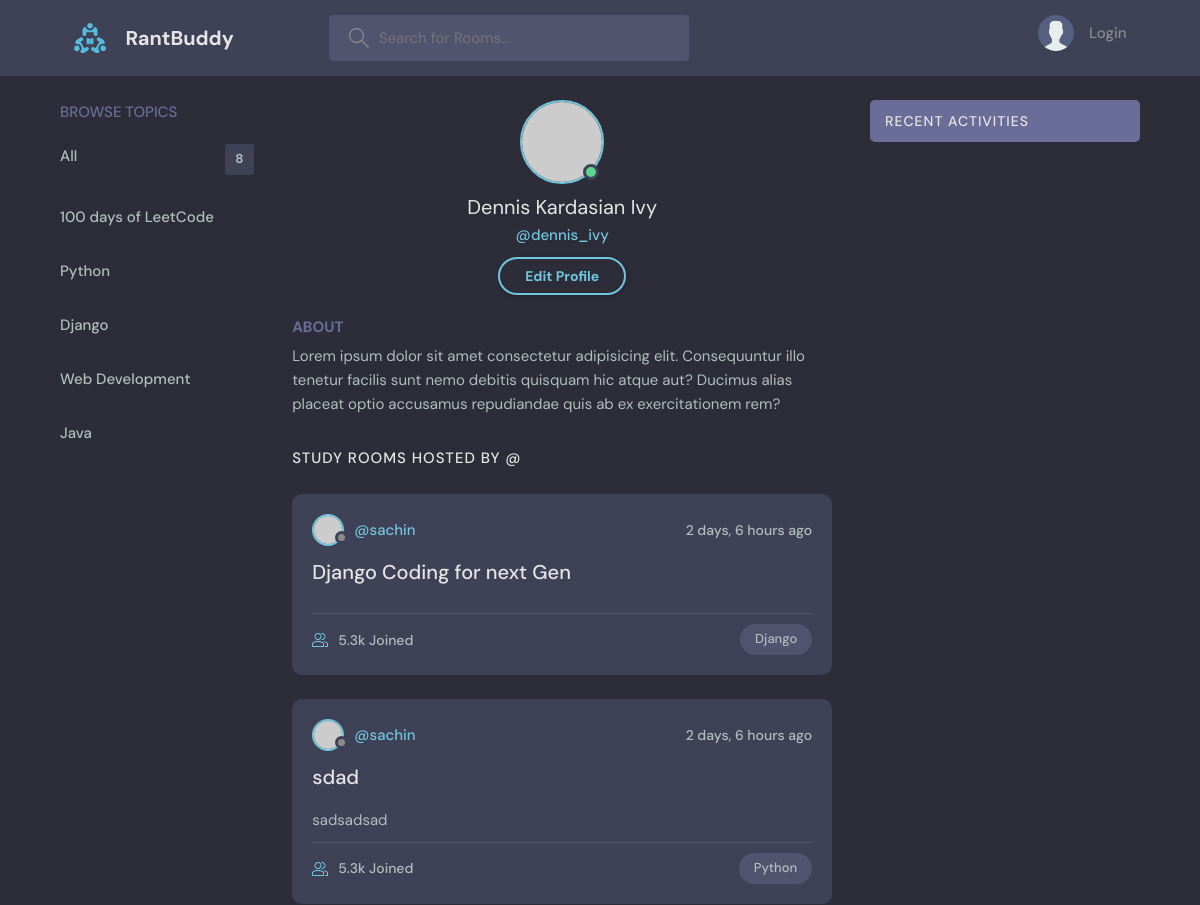
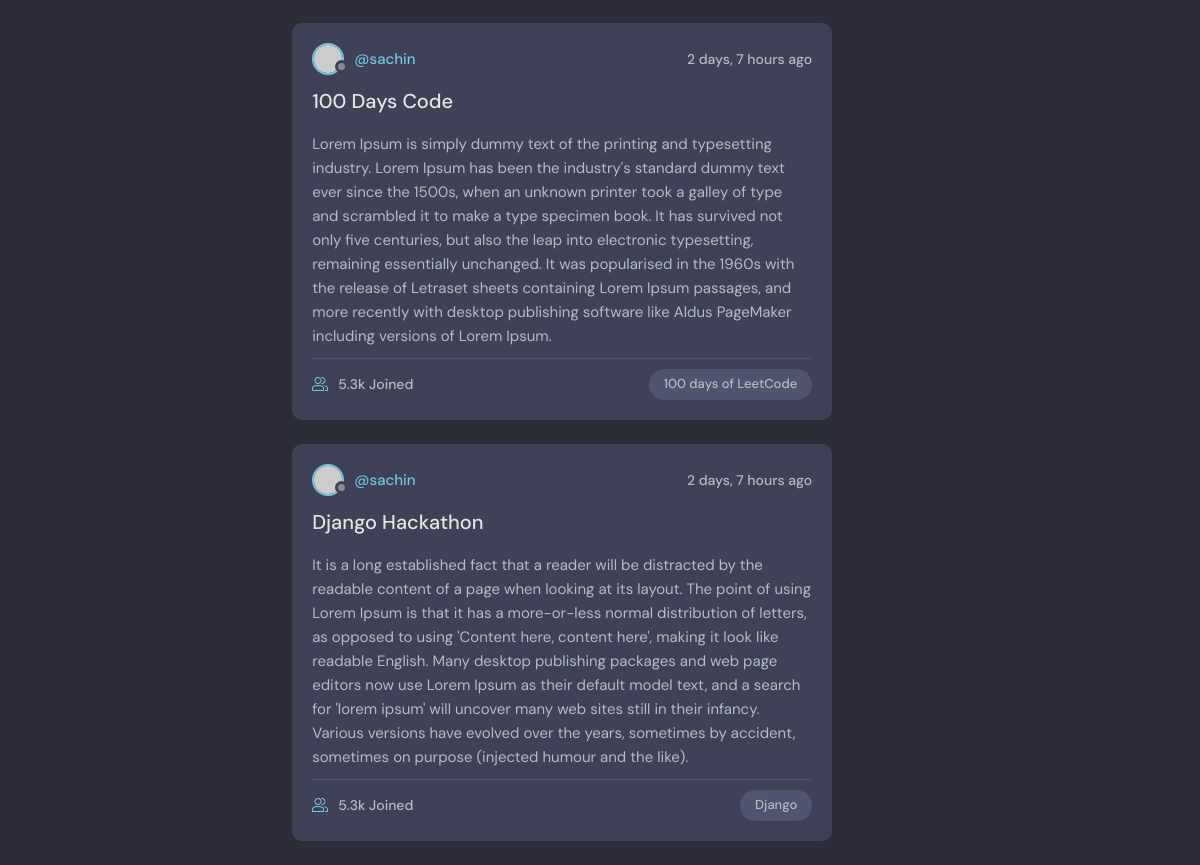
The page /user/1 on the database as committed earlier (2 pictures, top to bottom).
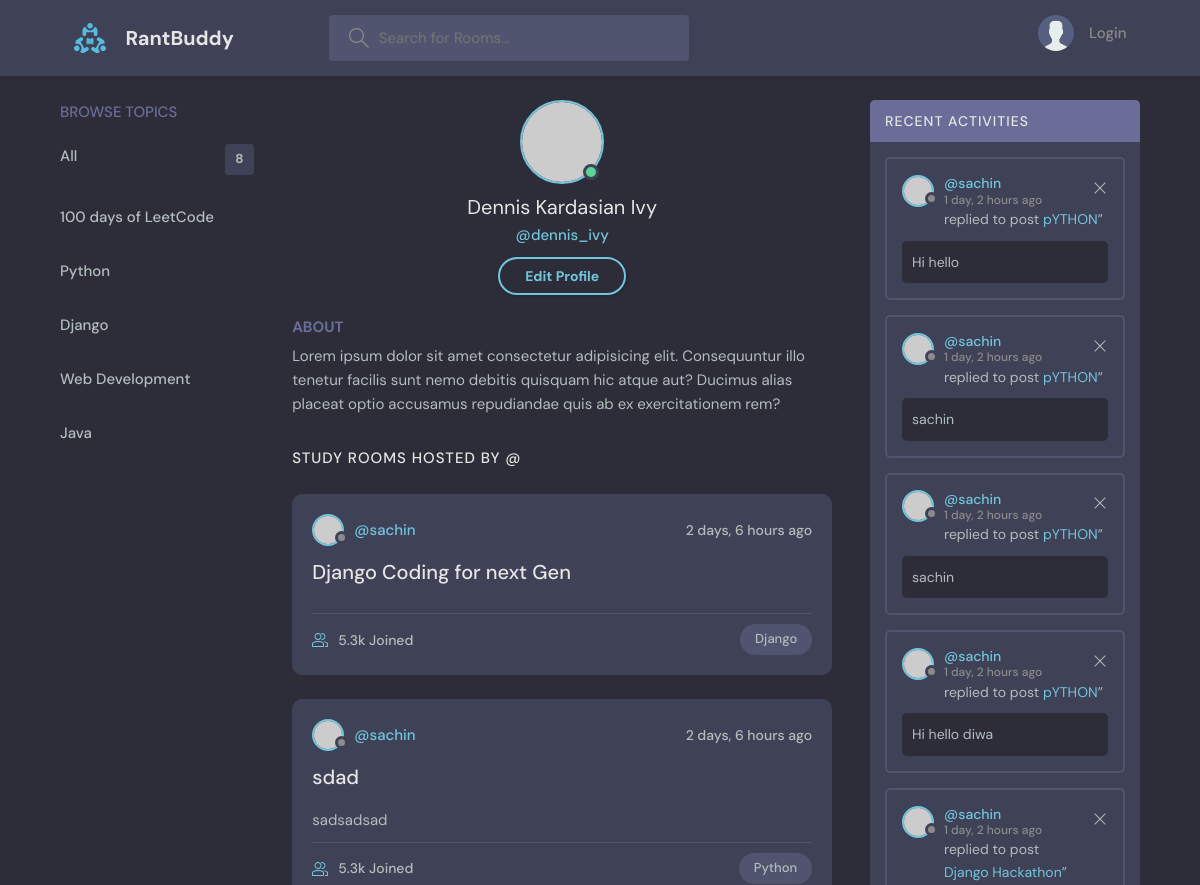
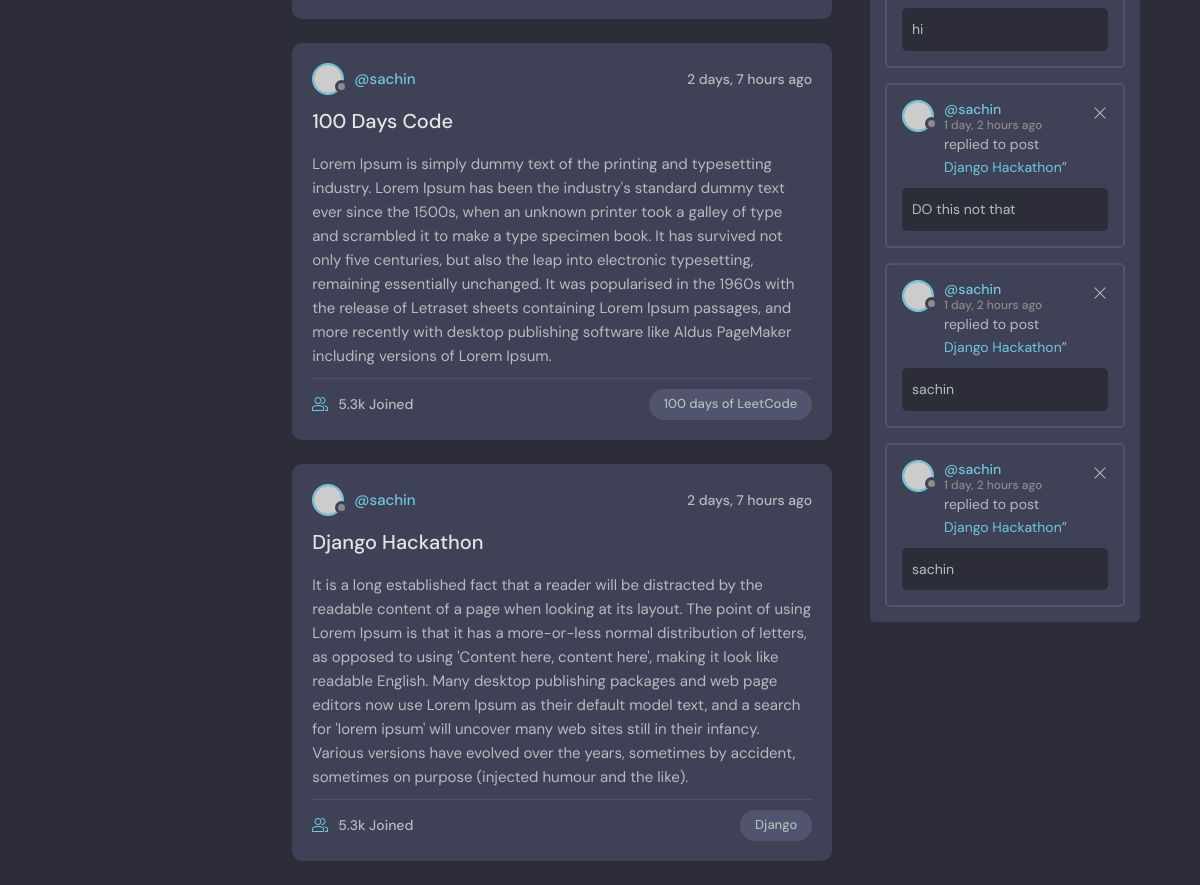
The same page on the database as committed later (2 pictures, top to bottom).
### firstApp/models.py (models this page shows, shortened)
class Topic(models.Model):
    name=models.CharField(max_length=200)
    def __str__(self):
        return self.name

class Room(models.Model):
    host=models.ForeignKey(User,on_delete=models.SET_NULL,null=True)
    topic= models.ForeignKey(Topic,on_delete=models.SET_NULL,null=True)
    name=models.CharField(max_length=200)
    description=models.TextField(null=True,blank=True)
    participants=models.ManyToManyField(User,related_name="participants")
    updated = models.DateTimeField(auto_now=True)
    created= models.DateTimeField(auto_now_add=True)
    class Meta:
        ordering=['-updated','-created']
    def __str__(self):
        return self.name

class Message(models.Model):
    user=models.ForeignKey(User, on_delete=models.CASCADE)
    room=models.ForeignKey(Room, on_delete=models.CASCADE, related_name="messages")
    body=models.TextField()
    updated = models.DateTimeField(auto_now=True)
    created= models.DateTimeField(auto_now_add=True)

### firstApp/views.py (the view)
# urls.py: path("user/<str:pk>",user_profile,name="profile"),
def user_profile(request,pk):
    user=User.objects.get(id=pk)
    rooms=Room.objects.filter(host=user)
    room_counts=rooms.count()
    topics=Topic.objects.all()
    messages=Message.objects.filter(user=user).order_by('-created','-updated')[:8]
    context={"rooms":rooms,"topics":topics,"messages":messages,"room_counts":room_counts}
    return render(request,'firstApp/user_profile.html',context=context)

### firstApp/templates/firstApp/user_profile.html
{% extends 'main.html' %}
{% block content %}
<main class="layout layout--3">
      <div class="container">
        {% include 'firstApp/topic_component.html' %}
        <div class="roomList">
            <div class="profile">
              <div class="profile__avatar">
                <div class="avatar avatar--large active">
                  <img src="https://randomuser.me/api/portraits/men/11.jpg" />
                </div>
              </div>
              <div class="profile__info">
                <h3>Dennis Kardasian Ivy</h3>
                <p>@dennis_ivy</p>
                <a href="edit-user.html" class="btn btn--main btn--pill">Edit Profile</a>
              </div>
              <div class="profile__about">
                <h3>About</h3>
                <p>
                  Lorem ipsum dolor sit amet consectetur adipisicing elit. Consequuntur illo tenetur
                  facilis sunt nemo debitis quisquam hic atque aut? Ducimus alias placeat optio
                  accusamus repudiandae quis ab ex exercitationem rem?
                </p>
              </div>
            </div>
            <div class="roomList__header">
              <div>
                <h2>Study Rooms Hosted by @{{room.host.username}}</a>
                </h2>
              </div>
            </div>
            {% include 'firstApp/feed_component.html' %}
          </div>
        {% include 'firstApp/activity_component.html' %}
      </div>
</main>
{% endblock %}

### templates/main.html (shortened to what this page needs)
{% load static %}
<!DOCTYPE html>
<html lang="en">
  <head>
    <link rel="stylesheet" href="{% static 'css/style.css' %}" />
  </head>
  <body>
    <header class="header header--loggedIn">
      {% include 'navbar.html' %}
    </header>
    {% block content %}
    {% endblock %}
</body>
</html>

### templates/navbar.html (shortened to what this page needs)
{% load static %}
<div class="container">
    <a href="/" class="header__logo">
        <img src="{% static 'assets/logo.svg' %}" alt="Logo" />
        <h1>RantBuddy</h1>
    </a>
    <form class="header__search"  action="{% url 'home'  %}" method="GET">
      <label>
        <input type="text" name="q" placeholder="Search for Rooms...">
      </label>
    </form>
    <nav class="header__menu">
    {% if request.user.is_authenticated %}
      <div class="header__user">
        <a href="{% url 'profile' request.user.id  %}">
          <div class="avatar avatar--medium active">
            <img src="https://randomuser.me/api/portraits/men/37.jpg" />
          </div>
          <p>{{request.user.username}} <span>@{{request.user.username}}</span></p>
        </a>
        <button class="dropdown-button">
          <svg version="1.1" xmlns="http://www.w3.org/2000/svg" width="32" height="32" viewBox="0 0 32 32">
            <title>chevron-down</title>
            <path d="M16 21l-13-13h-3l16 16 16-16h-3l-13 13z"></path>
          </svg>
        </button>
      </div>
      <div class="dropdown-menu">
        <a href="settings.html" class="dropdown-link"
          ><svg version="1.1" xmlns="http://www.w3.org/2000/svg" width="32" height="32" viewBox="0 0 32 32">
            <title>tools</title>
            <path
              d="M27.465 32c-1.211 0-2.35-0.471-3.207-1.328l-9.392-9.391c-2.369 0.898-4.898 0.951-7.355 0.15-3.274-1.074-5.869-3.67-6.943-6.942-0.879-2.682-0.734-5.45 0.419-8.004 0.135-0.299 0.408-0.512 0.731-0.572 0.32-0.051 0.654 0.045 0.887 0.277l5.394 5.395 3.586-3.586-5.394-5.395c-0.232-0.232-0.336-0.564-0.276-0.887s0.272-0.596 0.572-0.732c2.552-1.152 5.318-1.295 8.001-0.418 3.274 1.074 5.869 3.67 6.943 6.942 0.806 2.457 0.752 4.987-0.15 7.358l9.392 9.391c0.844 0.842 1.328 2.012 1.328 3.207-0 2.5-2.034 4.535-4.535 4.535zM15.101 19.102c0.26 0 0.516 0.102 0.707 0.293l9.864 9.863c0.479 0.479 1.116 0.742 1.793 0.742 1.398 0 2.535-1.137 2.535-2.535 0-0.668-0.27-1.322-0.742-1.793l-9.864-9.863c-0.294-0.295-0.376-0.74-0.204-1.119 0.943-2.090 1.061-4.357 0.341-6.555-0.863-2.631-3.034-4.801-5.665-5.666-1.713-0.561-3.468-0.609-5.145-0.164l4.986 4.988c0.391 0.391 0.391 1.023 0 1.414l-5 5c-0.188 0.188-0.441 0.293-0.707 0.293s-0.52-0.105-0.707-0.293l-4.987-4.988c-0.45 1.682-0.397 3.436 0.164 5.146 0.863 2.631 3.034 4.801 5.665 5.666 2.2 0.721 4.466 0.604 6.555-0.342 0.132-0.059 0.271-0.088 0.411-0.088z"
            ></path>
          </svg>
          Settings</a
        >
        <a href="{% url 'logout' %}" class="dropdown-link"
          ><svg version="1.1" xmlns="http://www.w3.org/2000/svg" width="32" height="32" viewBox="0 0 32 32">
            <title>sign-out</title>
            <path
              d="M3 0h22c0.553 0 1 0 1 0.553l-0 3.447h-2v-2h-20v28h20v-2h2l0 3.447c0 0.553-0.447 0.553-1 0.553h-22c-0.553 0-1-0.447-1-1v-30c0-0.553 0.447-1 1-1z"
            ></path>
            <path
              d="M21.879 21.293l1.414 1.414 6.707-6.707-6.707-6.707-1.414 1.414 4.293 4.293h-14.172v2h14.172l-4.293 4.293z"
            ></path>
          </svg>
          Logout</a
        >
      </div>
    {% else %}
    <a href="{% url 'login' %}">
        <img src="{% static 'assets/avatar.svg' %}" />
        <p>Login</p>
    </a>
    {% endif %}
    </nav>
  </div>

### firstApp/templates/firstApp/topic_component.html
        <div class="topics">
          <div class="topics__header">
            <h2>Browse Topics</h2>
          </div>
          <ul class="topics__list">
            <li>
                <a href="{% url 'home' %}">All <span>8</span></a>
            </li>
            {% for topic in topics %}
            <li>
            <a href="{% url 'home' %}?q={{topic.name}}">{{topic.name}}</a>
            </li>
            {% endfor %}
          </ul>
        </div>

### firstApp/templates/firstApp/feed_component.html (shortened to what this page needs)
<div class="roomList">
{% for room in rooms %}
    <div class="roomListRoom">
      <div class="roomListRoom__header">
        <a href="{% url 'profile' room.host.id %}" class="roomListRoom__author">
          <div class="avatar avatar--small">
            <img src="https://randomuser.me/api/portraits/women/11.jpg" />
          </div>
          <span>@{{room.host.username}}</span>
        </a>
        <div class="roomListRoom__actions">
          <span>{{room.created|timesince}}  ago</span>
        </div>
      </div>
      <div class="roomListRoom__content">
        <a href="{% url 'room' room.id %}">{{ room.name }}</a>
        <p>
          {{room.description}}
        </p>
      </div>
      <div class="roomListRoom__meta">
        <a href="room.html" class="roomListRoom__joined">
          5.3k Joined
        </a>
        <p class="roomListRoom__topic">{{room.topic.name}}</p>
      </div>
    </div>
{% endfor %}
  </div>

### firstApp/templates/firstApp/activity_component.html
<div class="activities">
    <div class="activities__header">
      <h2>Recent Activities</h2>
    </div>
    {% for message in messages %}
    <div class="activities__box">
      <div class="activities__boxHeader roomListRoom__header">
        <a href="{% url 'profile' message.user.id  %}" class="roomListRoom__author">
          <div class="avatar avatar--small">
            <img src="https://randomuser.me/api/portraits/women/11.jpg" />
          </div>
          <p>
            @{{message.user.username}}
            <span>{{message.created|timesince}} ago</span>
          </p>
        </a>
        <div class="roomListRoom__actions">
          <a href="#">
            <svg version="1.1" xmlns="http://www.w3.org/2000/svg" width="32" height="32" viewBox="0 0 32 32">
              <title>remove</title>
              <path
                d="M27.314 6.019l-1.333-1.333-9.98 9.981-9.981-9.981-1.333 1.333 9.981 9.981-9.981 9.98 1.333 1.333 9.981-9.98 9.98 9.98 1.333-1.333-9.98-9.98 9.98-9.981z"
              ></path>
            </svg>
          </a>
        </div>
      </div>
      <div class="activities__boxContent">
        <p>replied to post <a href="{% url 'room' message.room.id %}">{{message.room}}</a>”</p>
        <div class="activities__boxRoomContent">
            {{message.body}}
        </div>
      </div>
    </div>
    {% endfor %}
  </div>

Rows that differ between the two databases and show on the page:
added Message: user.username "sachin", created "1 day, 2 hours", room "pYTHON", body "Hi hello"
added Message: user.username "sachin", created "1 day, 2 hours", room "pYTHON", body "sachin"
added Message: user.username "sachin", created "1 day, 2 hours", room "pYTHON", body "sachin"
added Message: user.username "sachin", created "1 day, 2 hours", room "pYTHON", body "Hi hello diwa"
added Message: user.username "sachin", created "1 day, 2 hours", room "Django Hackathon", body "hi"
added Message: user.username "sachin", created "1 day, 2 hours", room "Django Hackathon", body "DO this not that"
added Message: user.username "sachin", created "1 day, 2 hours", room "Django Hackathon", body "sachin"
added Message: user.username "sachin", created "1 day, 2 hours", room "Django Hackathon", body "sachin"
